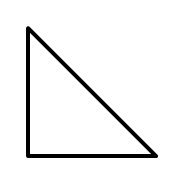
#> input picture Problems/Basic Problems B/Basic Problem B-03/4.png, 184 x 184 px, found by its file name
$ jupyter execute --allow-errors scratch_work.ipynb   (shell and % lines are left out)
#> lines starting #> are read from the running program, lines starting #| are printed output that depends on the picture; after the words box and inside, x2 and y2 are one past the last pixel; in counts of white or black regions, pixels touching at a corner belong together
#> (a cell that did not finish here is left out)

#> (a cell that did not finish here is left out)

## Lets try to see if we can rotate an image

oh you may like this one, it has roations, reflection, scalling and cropping

[geek-stuff](https://www.geeksforgeeks.org/image-transformations-using-opencv-in-python/)

#> (a cell that did not finish here is left out)

The function flip flips the array in one of three different ways (row and column indices are 0-based):
''' dst = cv.flip( src, flipCode ) '''
> src: input image
> flipCode: a flag to specify how to flip the array; 0 means flipping around the x-axis and positive value (for example, 1) means flipping around y-axis. Negative value (for example, -1) means flipping around both axes.

#> (a cell that did not finish here is left out)

# threasholds

we can use a threashold to turn tie image into binary

Binary Images have a lot of use cases in Image Processing. One of the most common use cases is that of creating masks. Image Masks allow us to process on specific parts of an image keeping the other parts intact. Image Thresholding is used to create Binary Images from grayscale images. You can use different thresholds to create different binary images from the same original image.

Function Syntax
retval, dst = cv2.threshold( src, thresh, maxval, type[, dst] )
dst: The output array of the same size and type and the same number of channels as src.

The function has 4 required arguments:

src: input array (multiple-channel, 8-bit or 32-bit floating point).

thresh: threshold value.

maxval: maximum value to use with the THRESH_BINARY and THRESH_BINARY_INV thresholding types.

type: thresholding type (see ThresholdTypes).

in the OpenCV  cv2.threshold  function, the  retval  (short for "return value") is included in the function's output for a specific reason related to the thresholding operation. it just returns the threashold for future use

#> (a cell that did not finish here is left out)

# Bitwise

this will be useful for checking empty and negated values

Function Syntax
Example API for cv2.bitwise_and(). Others include: cv2.bitwise_or(), cv2.bitwise_xor(), cv2.bitwise_not()

dst = cv2.bitwise_and( src1, src2[, dst[, mask]] )
dst: Output array that has the same size and type as the input arrays.

The function has 2 required arguments:

src1: first input array or a scalar.

src2: second input array or a scalar.

An important optional argument is:

mask: optional operation mask, 8-bit single channel array, that specifies elements of the output array to be changed.

#> (a cell that did not finish here is left out)

#TODO: figure out edge detection

#### Lets try to compare images

https://numpy.org/doc/2.1/reference/generated/numpy.array_equal.html

this can help us compare within threasholds

https://en.wikipedia.org/wiki/Mean_squared_error

# notes

> we may be able to only change the pixels with a value above 200(255)
>

[cell 7]
## som featuredetection can use keypoint
import cv2
import numpy as np
import matplotlib.pyplot as plt  # Importing the correct library

# Load images
all_close1 = cv2.imread('Problems/Basic Problems B/Basic Problem B-01/4.png', 0)
#> all_close1 is the input picture: shape (184, 184); min 0, max 255, mean 242
all_close2 = cv2.imread('Problems/Basic Problems B/Basic Problem B-01/1.png', 0)
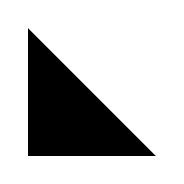
#> input picture Problems/Basic Problems B/Basic Problem B-03/1.png, 184 x 184 px, found by its file name
#> all_close2 is the input picture: shape (184, 184); min 0, max 255, mean 193.4

# Threshold to binary images
_, all_close1_grey = cv2.threshold(all_close1, 200, 255, cv2.THRESH_BINARY)
#> all_close1_grey: shape (184, 184); 94.4% white; 1 black region, box (x1, y1, x2, y2) and area: (26, 26, 158, 158) 1907
_, all_close2_grey = cv2.threshold(all_close2, 200, 255, cv2.THRESH_BINARY)
#> all_close2_grey: shape (184, 184); 75.6% white; 1 black region, box (x1, y1, x2, y2) and area: (28, 28, 156, 156) 8256

# Resize all_close2_grey to match all_close1_grey size (if they are different)
if all_close1_grey.shape != all_close2_grey.shape:
    all_close2_grey_resized = cv2.resize(all_close2_grey, (all_close1_grey.shape[1], all_close1_grey.shape[0]))
else:
    all_close2_grey_resized = all_close2_grey

# Step 1: Compare Shapes
# Find contours
contours1, _ = cv2.findContours(all_close1_grey, cv2.RETR_EXTERNAL, cv2.CHAIN_APPROX_SIMPLE)
#> contours1 = [[[0, 0], [0, 183], [183, 183], [183, 0]]]
contours2, _ = cv2.findContours(all_close2_grey_resized, cv2.RETR_EXTERNAL, cv2.CHAIN_APPROX_SIMPLE)
#> contours2 = [[[0, 0], [0, 183], [183, 183], [183, 0]]]

# Convert the grayscale image to BGR so we can draw colored contours
all_close1_grey_bgr = cv2.cvtColor(all_close1_grey, cv2.COLOR_GRAY2BGR)

# Draw the contours on the BGR image
#> (the rest of this cell did not finish here and is left out)

[cell 8]
# lets try with contours
# https://learnopencv.com/contour-detection-using-opencv-python-c/

import cv2
import numpy as np
import matplotlib.pyplot as plt

# Load images
all_close1 = cv2.imread('Problems/Basic Problems B/Basic Problem B-01/4.png', 0)
all_close2 = cv2.imread('Problems/Basic Problems B/Basic Problem B-01/1.png', 0)

# Threshold to binary images
_, all_close1_grey = cv2.threshold(all_close1, 200, 255, cv2.THRESH_BINARY)
_, all_close2_grey = cv2.threshold(all_close2, 200, 255, cv2.THRESH_BINARY)

# Resize all_close2_grey to match all_close1_grey size (if they are different)
if all_close1_grey.shape != all_close2_grey.shape:
    all_close2_grey_resized = cv2.resize(all_close2_grey, (all_close1_grey.shape[1], all_close1_grey.shape[0]))
else:
    all_close2_grey_resized = all_close2_grey

# Step 1: Compare Shapes
# Find contours
contours1, _ = cv2.findContours(all_close1_grey, cv2.RETR_EXTERNAL, cv2.CHAIN_APPROX_SIMPLE)
contours2, _ = cv2.findContours(all_close2_grey_resized, cv2.RETR_EXTERNAL, cv2.CHAIN_APPROX_SIMPLE)

# Compare contours if they exist
if contours1 and contours2:
    shape_similarity = cv2.matchShapes(contours1[0], contours2[0], cv2.CONTOURS_MATCH_I1, 0.0)
#> shape_similarity = 0
    print(f"Shape similarity (lower is better): {shape_similarity}")
#| Shape similarity (lower is better): 0.0
else:
    print("One or both images have no contours to compare.")

# Step 2: Compare Filled Areas
# Bitwise XOR to check differences in filled regions
#> (the rest of this cell did not finish here and is left out)

# edge detection

[geeks](https://www.geeksforgeeks.org/python-opencv-canny-function/)

[cell 9]
import cv2
import matplotlib.pyplot as plt
# image_12 = cv2.imread('Problems/Basic Problems B/Basic Problem B-01/5.png')
image_12 = cv2.imread('Problems/Challenge Problems E/Challenge Problem E-12/4.png')

image_12_grey = cv2.cvtColor(image_12, cv2.COLOR_BGR2GRAY)
_, image_12_threshold_img = cv2.threshold(image_12_grey, 200, 255, cv2.THRESH_BINARY_INV)

# lower and upper threashods
Cany12 = cv2.Canny(image_12_threshold_img, 100, 200)
#> Cany12: shape (184, 184); 3% white in thin lines or dots, all inside (x1, y1, x2, y2) = (25, 25, 158, 158)

plt.figure(figsize=(5, 5))

plt.subplot(1,2,1)
plt.title("cany")
plt.imshow(Cany12, cmap='gray')
plt.axis('off')
plt.subplot(1,2,2)
plt.imshow(cv2.cvtColor(image_12_threshold_img, cv2.COLOR_GRAY2RGB))
plt.axis('off')

plt.show()

[cell 10]
## ok lets try with contours for fill
# https://www.youtube.com/watch?v=WtYWOJ6hV6Y
import cv2
import matplotlib.pyplot as plt

# Load images
image_crow1 = cv2.imread('Problems/Challenge Problems E/Challenge Problem E-12/4.png')
image_crow2 = cv2.imread('Problems/Basic Problems B/Basic Problem B-08/6.png')
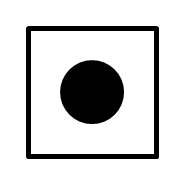
#> input picture Problems/Basic Problems B/Basic Problem B-02/6.png, 184 x 184 px, found by its file name
#> image_crow2 is the input picture: shape (184, 184, 3); min 0, max 255, mean 211.7

# Invert images
image_crow1_grey_inv = cv2.cvtColor(image_crow1, cv2.COLOR_BGR2GRAY)
_, image_crow1_threshold_img = cv2.threshold(image_crow1_grey_inv, 180, 255, cv2.THRESH_BINARY_INV)
#> image_crow1_threshold_img: shape (184, 184); 5.2% white; 1 white region, box (x1, y1, x2, y2) and area: (26, 26, 158, 158) 1777
image_crow2_grey_inv = cv2.cvtColor(image_crow2, cv2.COLOR_BGR2GRAY)
_, image_crow2_threshold_img = cv2.threshold(image_crow2_grey_inv, 180, 255, cv2.THRESH_BINARY_INV)
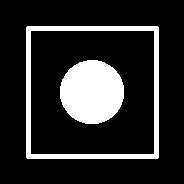
#> image_crow2_threshold_img: shape (184, 184); 17.1% white; 2 white regions, box (x1, y1, x2, y2) and area: (60, 60, 124, 124) 3241, (26, 26, 159, 159) 2556

# Find contours
contours1, _ = cv2.findContours(image_crow1_threshold_img, cv2.RETR_EXTERNAL, cv2.CHAIN_APPROX_SIMPLE)
#> contours1 = 1 item
contours2, _ = cv2.findContours(image_crow2_threshold_img, cv2.RETR_EXTERNAL, cv2.CHAIN_APPROX_SIMPLE)
#> contours2 = 1 item

# [7 lines of commented-out code are left out]
for contour in contours1:
    # Process each contour in contours1
    # For example, you can draw each contour on an image
    cv2.drawContours(image_crow1, [contour], -1, (0, 255, 0), 2)
#> this loop made 1 pass
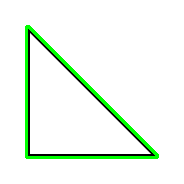
#> image_crow1: shape (184, 184, 3); 4.25% of pixels changed, all inside (x1, y1, x2, y2) = (25, 25, 159, 159)

for contour in contours2:
    # Process each contour in contours2
    # For example, you can draw each contour on an image
    cv2.drawContours(image_crow2, [contour], -1, (0, 255, 0), 2)
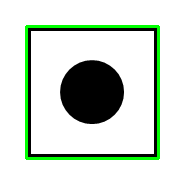
#> image_crow2: shape (184, 184, 3); 4.67% of pixels changed, all inside (x1, y1, x2, y2) = (25, 25, 160, 160)

# Calculate shape similarity
#> (the rest of this cell did not finish here and is left out)

# This can find images that are the same in other orentations

[cell 11]
# https://docs.opencv.org/4.x/d7/d4d/tutorial_py_thresholding.html
import cv2
import numpy as np
import matplotlib.pyplot as plt

match_image_base = cv2.imread('Problems/Basic Problems B/Basic Problem B-01/6.png')
match_image3 = cv2.imread('Problems/Basic Problems B/Basic Problem B-01/2.png')
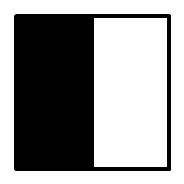
#> input picture Problems/Basic Problems B/Basic Problem B-08/2.png, 184 x 184 px, found by its file name
#> match_image3 is the input picture: shape (184, 184, 3); min 0, max 255, mean 151.3
match_image4 = cv2.imread('Problems/Basic Problems B/Basic Problem B-01/3.png')
match_image5 = cv2.imread('Problems/Basic Problems B/Basic Problem B-10/2.png')

def compare_images(image1, image2):

    grey_image1 = cv2.cvtColor(image1, cv2.COLOR_BGR2GRAY)
    grey_image2 = cv2.cvtColor(image2, cv2.COLOR_BGR2GRAY)

    # Apply thresholding
    _, thresh1 = cv2.threshold(grey_image1, 127, 255, cv2.THRESH_BINARY_INV)
#> thresh1: shape (184, 184); 17% white; 2 white regions, box (x1, y1, x2, y2) and area: (60, 60, 124, 124) 3208, (26, 26, 159, 159) 2556
    _, thresh2 = cv2.threshold(grey_image2, 127, 255, cv2.THRESH_BINARY_INV)
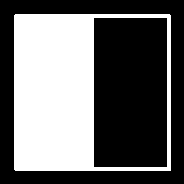
#> thresh2: shape (184, 184); 40.7% white; 1 white region, box (x1, y1, x2, y2) and area: (14, 14, 171, 171) 13769

    contours1, _ = cv2.findContours(thresh1, cv2.RETR_EXTERNAL, cv2.CHAIN_APPROX_SIMPLE)
#> contours1 = 1 item
    contours2, _ = cv2.findContours(thresh2, cv2.RETR_EXTERNAL, cv2.CHAIN_APPROX_SIMPLE)
#> contours2 = 1 item


    if not contours1 or not contours2:
        return float('inf')  # Return a large value if no contours are found

    # Compare the first contour of each image
    similarity = cv2.matchShapes(contours1[0], contours2[0], 1, 0.0)
#> similarity = 3.68e-05


    # NOT NEEDED draws contours on image
    img_with_contour1 = cv2.drawContours(image1.copy(), contours1, -1, (0, 255, 0), 3)
    img_with_contour2 = cv2.drawContours(image2.copy(), contours2, -1, (0, 255, 0), 3)
    # Display images with contours
    plt.figure(figsize=(3, 3))
    plt.subplot(1, 2, 1)
    plt.title('Contours 1')
    plt.axis('off')
    plt.imshow(cv2.cvtColor(img_with_contour1, cv2.COLOR_BGR2RGB))
    plt.subplot(1, 2, 2)
    plt.title('Contours 2')
    plt.axis('off')
    plt.imshow(cv2.cvtColor(img_with_contour2, cv2.COLOR_BGR2RGB))
    plt.show()

    return similarity

    # Draw contours on the original images


# Example usage
similarity1 = compare_images(match_image_base, match_image3)
#> similarity1 = 3.68e-05
#> (the rest of this cell did not finish here and is left out)

# lets use

[cell 12]
# https://github.com/muratbakirtas/opencv-and-machine-learning
# https://docs.opencv.org/4.x/d0/d49/tutorial_moments.html
# https://learnopencv.com/find-center-of-blob-centroid-using-opencv-cpp-python/

def compare_images_with_orb(image1, image2, orientation_threshold=30):
    # Initialize ORB detector
    orb = cv2.ORB_create()

    # Find the keypoints and descriptors with ORB
    kp1, des1 = orb.detectAndCompute(image1, None)
    kp2, des2 = orb.detectAndCompute(image2, None)

    # Create a Brute Force matcher
    bf = cv2.BFMatcher(cv2.NORM_HAMMING, crossCheck=True)

    # Match descriptors
    matches = bf.match(des1, des2)

    # Sort matches by distance (best matches first)
    matches = sorted(matches, key=lambda x: x.distance)

    good_matches = []
    differences = []  # Store orientation differences

    for m in matches:
        # Compare the orientations of matched keypoints
        angle_diff = abs(kp1[m.queryIdx].angle - kp2[m.trainIdx].angle)
        if angle_diff < orientation_threshold:
            good_matches.append(m)
        else:
            differences.append(angle_diff)

    print(f"Number of good matches after orientation filtering: {len(good_matches)}")

    if differences:
        print(f"Orientation differences in excluded matches: {differences}")
    else:
        print("No significant orientation differences found.")

    # For visualization (optional)
    img_matches = cv2.drawMatches(image1, kp1, image2, kp2, good_matches, None, flags=cv2.DrawMatchesFlags_NOT_DRAW_SINGLE_POINTS)

    # Show matches in notebook using matplotlib
    plt.figure(figsize=(10, 5))
    plt.imshow(img_matches)
    plt.title("ORB Keypoint Matches")
    plt.axis('off')
    plt.show()

# Load images
image1 = cv2.imread('Problems/Basic Problems B/Basic Problem B-06/B.png')
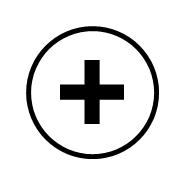
#> input picture Problems/Basic Problems B/Basic Problem B-02/B.png, 184 x 184 px, found by its file name
#> image1 is the input picture: shape (184, 184, 3); min 0, max 255, mean 227
image2 = cv2.flip(image1, 1)
image3 = cv2.flip(image2, 0)
image4 = cv2.flip(cv2.imread('Problems/Basic Problems B/Basic Problem B-06/5.png'),1)
image5 = cv2.imread('Problems/Basic Problems B/Basic Problem B-06/4.png')


compare_images_with_orb(image1, image2)
#> in compare_images_with_orb, `kp1, des1 = orb.detectAndCompute(image1, None)`: kp1 = 63 keypoints; strongest (x, y, size): (60, 97, 37.2), (122, 97, 37.2), (97, 60, 37.2), (97, 122, 37.2)
#> in compare_images_with_orb, `kp2, des2 = orb.detectAndCompute(image2, None)`: kp2 = 63 keypoints; strongest (x, y, size): (60, 97, 37.2), (122, 97, 37.2), (85, 60, 37.2), (85, 122, 37.2)
#> in compare_images_with_orb, `matches = bf.match(des1, des2)`: matches = 48 matches
#> the loop in compare_images_with_orb, `for m in matches:` made 48 passes
#> angle_diff on passes 1 to 12: 90.02, 0.352, 90.02, 180, 180, 0, 0, 89.69, 0, 180, 0.00146, 89.74
#> after the loop in compare_images_with_orb, `for m in matches:`: differences = 32 values, max 270.1 at index 15, min 88.5 at index 31, mean 137.7; good_matches = 16 matches
#| Number of good matches after orientation filtering: 16
#> (printed output is left out)
compare_images_with_orb(image1, image3)
#> call 2 of compare_images_with_orb, with orientation_threshold = 30
#> in compare_images_with_orb (call 2), `kp2, des2 = orb.detectAndCompute(image2, None)`: kp2 = 63 keypoints; strongest (x, y, size): (60, 85, 37.2), (122, 85, 37.2), (85, 60, 37.2), (85, 122, 37.2)
#> in compare_images_with_orb (call 2), `matches = bf.match(des1, des2)`: matches = 61 matches
#> the loop in compare_images_with_orb (call 2), `for m in matches:` made 61 passes
#> after the loop in compare_images_with_orb (call 2), `for m in matches:`: differences = 61 values, max 180 at index 6, min 89.69 at index 22, mean 177; good_matches = []
#| Number of good matches after orientation filtering: 0
#> (printed output is left out)
#> in compare_images_with_orb (call 2), `img_matches = cv2.drawMatches(image1, kp1, image2, kp2, good_matches, ..`:
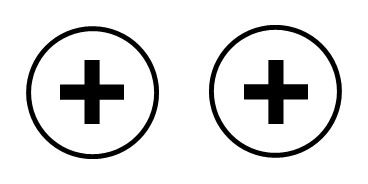
#> img_matches: shape (184, 368, 3); min 0, max 255, mean 227
#> (the rest of this cell did not finish here and is left out)

compare_images_with_orb(image1, image5)

# Compare shapes


plt.figure(figsize=(5,5))
plt.axis('off')
plt.subplot(2,3,1)
plt.title('image1')
plt.axis('off')
plt.imshow(image1)
plt.subplot(2,3,2)
plt.title('image2')
plt.axis('off')
plt.imshow(image2)
plt.subplot(2,3,3)
plt.title('image3')
plt.axis('off')
plt.imshow(image3)
plt.subplot(2,3,4)
plt.title('image4')
plt.axis('off')
plt.imshow(image4)
plt.subplot(2,3,5)
plt.title('image5')
plt.axis('off')
plt.imshow(image5)

plt.show()

[cell 13]
import cv2
import numpy as np
import matplotlib.pyplot as plt

# Load images (ensure you adjust the paths to your images)
image1 = cv2.imread('Problems/Basic Problems B/Basic Problem B-06/B.png', 0)
#> image1: shape (184, 184); min 0, max 255, mean 227
image2 = cv2.flip(image1, 1)
#> image2: shape (184, 184)
image3 = cv2.flip(image2, 0)
#> image3: shape (184, 184)
image4 = cv2.flip(cv2.imread('Problems/Basic Problems B/Basic Problem B-06/5.png', 0), 1)
image5 = cv2.imread('Problems/Basic Problems B/Basic Problem B-06/4.png', 0)

# Threshold the images to binary (if not already done)
_, thresh1 = cv2.threshold(image1, 200, 255, cv2.THRESH_BINARY)
#> thresh1: shape (184, 184); 88.2% white; 2 black regions, box (x1, y1, x2, y2) and area: (26, 26, 159, 159) 2216, (60, 60, 124, 124) 1792
_, thresh2 = cv2.threshold(image2, 200, 255, cv2.THRESH_BINARY)
#> thresh2: shape (184, 184); 88.2% white; 2 black regions, box (x1, y1, x2, y2) and area: (25, 26, 158, 159) 2216, (60, 60, 124, 124) 1792
_, thresh3 = cv2.threshold(image3, 200, 255, cv2.THRESH_BINARY)
#> thresh3: shape (184, 184); 88.2% white; 2 black regions, box (x1, y1, x2, y2) and area: (25, 25, 158, 158) 2216, (60, 60, 124, 124) 1792
_, thresh4 = cv2.threshold(image4, 200, 255, cv2.THRESH_BINARY)
_, thresh5 = cv2.threshold(image5, 200, 255, cv2.THRESH_BINARY)

# Compare pixel-wise similarity
def compare_pixels(imageA, imageB):
    diff = cv2.absdiff(imageA, imageB)
#> diff: shape (184, 184); 1.8% white in thin lines or dots, all inside (x1, y1, x2, y2) = (25, 26, 159, 159)
    non_zero_count = np.count_nonzero(diff)
#> non_zero_count = 616
    return non_zero_count

# Calculate pixel differences
pixel_diff_12 = compare_pixels(thresh1, thresh2)
#> pixel_diff_12 = 616
pixel_diff_13 = compare_pixels(thresh1, thresh3)
#> in compare_pixels (call 2), `diff = cv2.absdiff(imageA, imageB)`: diff: shape (184, 184); 2.8% white in thin lines or dots, all inside (x1, y1, x2, y2) = (25, 25, 159, 159)
#> pixel_diff_13 = 932
#> (the rest of this cell did not finish here and is left out)

[cell 14]
def test_roate(the_image):
    rows, cols = the_image.shape[0:2]
#> rows = 184; cols = 184
    img_roted = cv2.warpAffine(the_image, cv2.getRotationMatrix2D((cols / 2, rows / 2),

                                                              270, 1),
                                      (cols, rows))
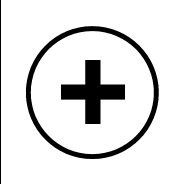
#> img_roted: shape (184, 184); min 0, max 255, mean 225.7
    return img_roted

plt.figure(figsize=(5, 5))
plt.subplot(1, 2, 1)
plt.imshow(image1, cmap='gray')
plt.axis('off')
plt.subplot(1, 2, 2)
plt.imshow(test_roate(image1), cmap='gray')
plt.axis('off')
